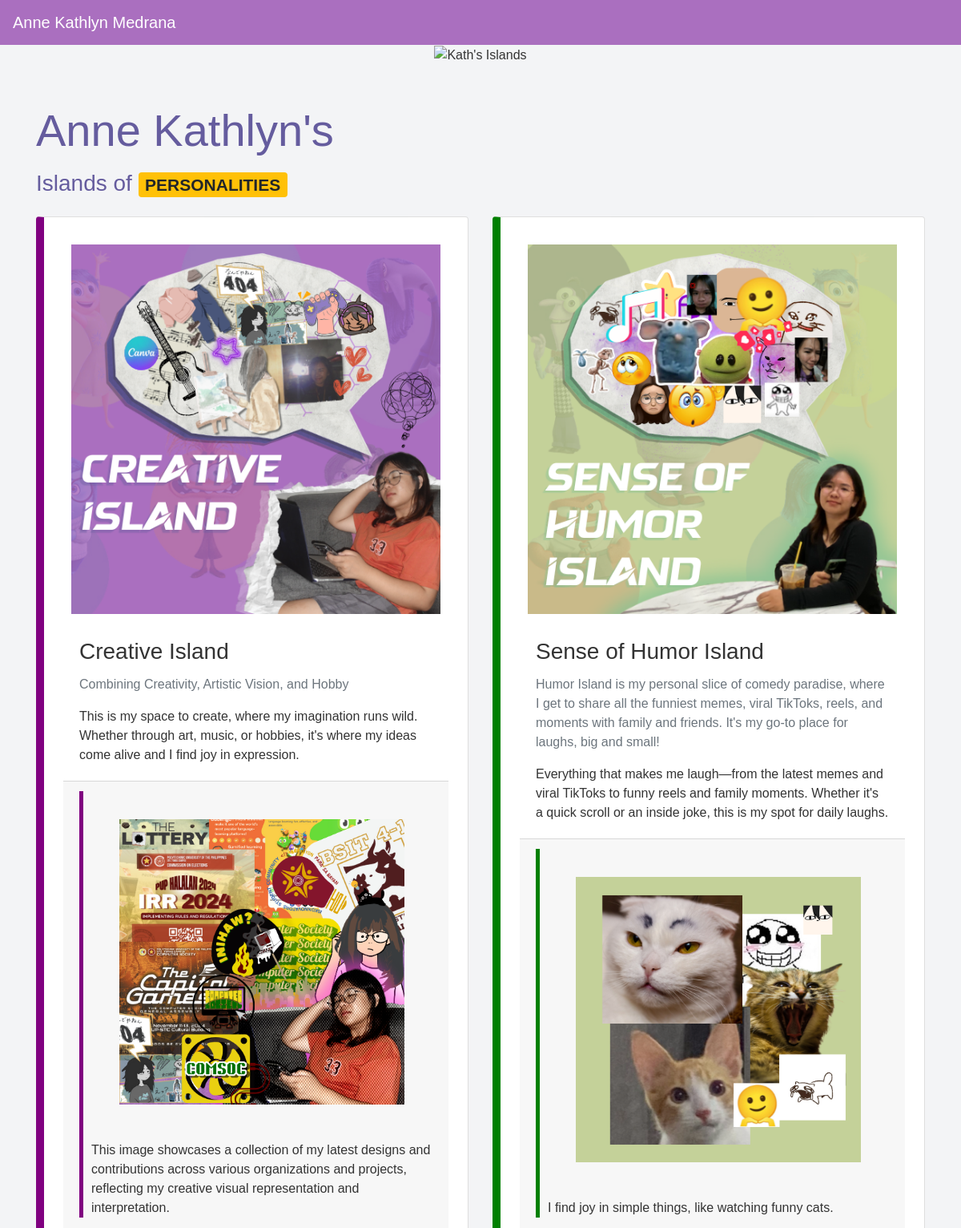
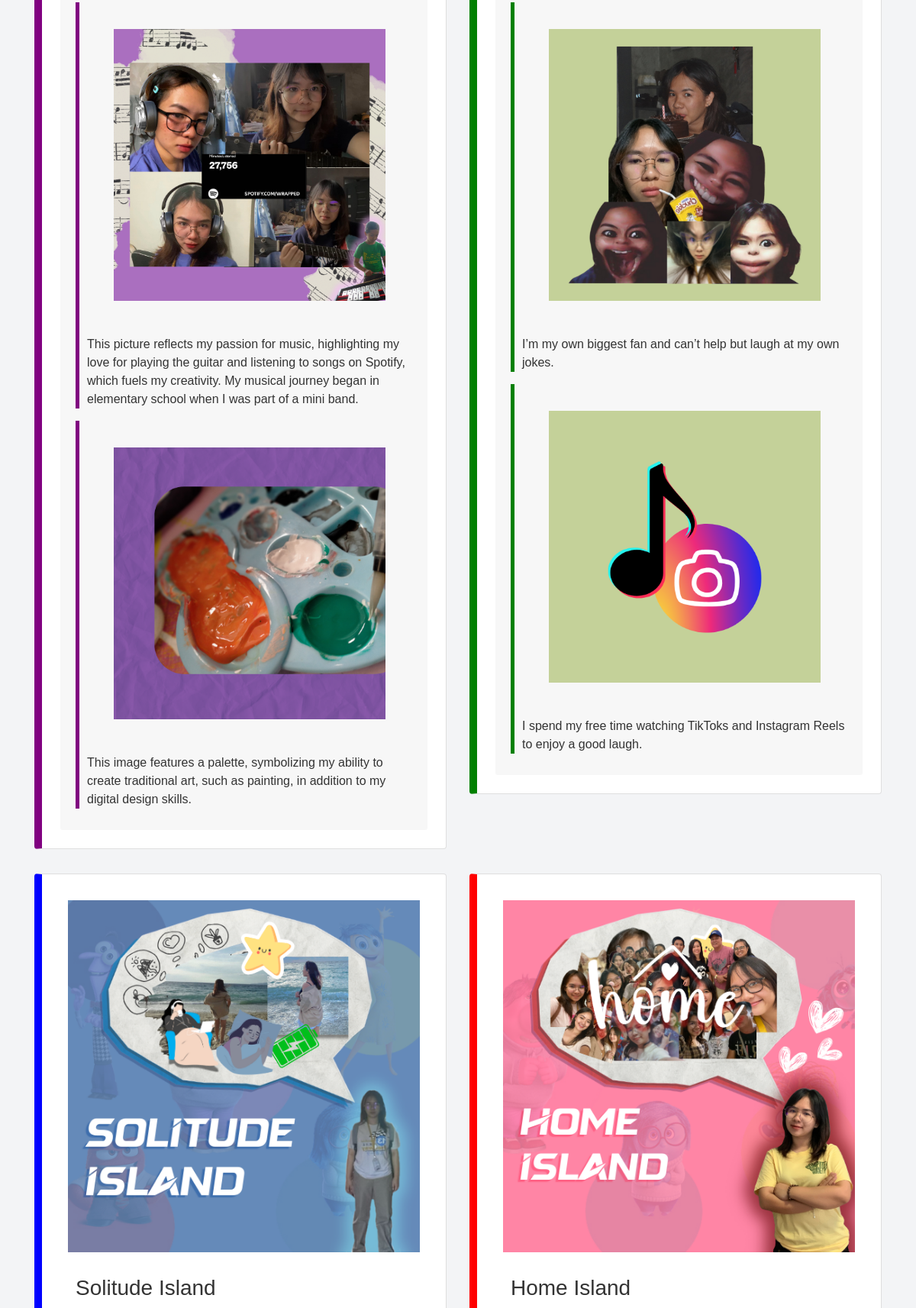
Screenshot of /A05/A05.php (upper part) with the database file from the repository (2 pictures, top to bottom).
### tables this page shows
CREATE TABLE `islandsOfPersonality` (
  `islandOfPersonalityID` int(4) NOT NULL,
  `name` varchar(40) NOT NULL,
  `shortDescription` varchar(300) DEFAULT NULL,
  `longDescription` varchar(900) DEFAULT NULL,
  `color` varchar(10) DEFAULT NULL,
  `image` varchar(50) DEFAULT NULL,
  `status` varchar(10) DEFAULT NULL
);

CREATE TABLE `islandContents` (
  `islandContentID` int(4) NOT NULL,
  `islandOfPersonalityID` int(4) NOT NULL,
  `image` varchar(50) DEFAULT NULL,
  `content` varchar(300) NOT NULL,
  `color` varchar(10) DEFAULT NULL
);

### A05/A05.php (the view, shortened to what this page needs)
<?php
include('connect.php');
class IslandsOfPersonality
{
  public $name;
  public $shortDescription;
  public $longDescription;
  public $color;
  public $image;
  public $contents;
  public function __construct($name, $shortDescription, $longDescription, $color, $image, $contents = [])
  {
    $this->name = $name;
    $this->shortDescription = $shortDescription;
    $this->longDescription = $longDescription;
    $this->color = $color;
    $this->image = $image;
    $this->contents = $contents;
  }
  public function generateCard()
  {
    $contentsHtml = "";
    foreach ($this->contents as $content) {
      $contentsHtml .= '
                <div class="content-item mb-3" style="border-left: 5px solid ' . $content['color'] . '; padding-left: 10px;">
                    <img src="' . $content['image'] . '" alt="Content Image" style="padding:35px; width: 100%; height: auto; border-radius: 5px; margin-bottom: 10px;">
                    <p>' . $content['content'] . '</p>
                </div>';
    }
    return '
            <div class="col-md-6 my-3">
                <div class="card p-4 rounded-5" style="border-left: 10px solid ' . $this->color . ';">
                    <img src="' . $this->image . '" alt="' . $this->name . '" class="card-img-top rounded-5" style=" width: 100%; height: auto; padding: 10px;">
                    <div class="card-body">
                        <h3 class="card-title">' . $this->name . '</h3>
                        <p class="card-text text-secondary">' . $this->shortDescription . '</p>
                        <p class="card-text">' . $this->longDescription . '</p>
                    </div>
                    <div class="card-footer">
                        ' . $contentsHtml . '
                    </div>
                </div>
            </div>';
  }
}
$sqlIslands = "SELECT * FROM islandsOfPersonality WHERE status = 'Active'";
$resultIslands = $conn->query($sqlIslands);
$islands = [];
if ($resultIslands && $resultIslands->num_rows > 0) {
  while ($island = $resultIslands->fetch_assoc()) {
    $sqlContents = "SELECT * FROM islandContents WHERE islandOfPersonalityID = " . $island['islandOfPersonalityID'];
    $resultContents = $conn->query($sqlContents);
    $contents = [];
    if ($resultContents && $resultContents->num_rows > 0) {
      while ($content = $resultContents->fetch_assoc()) {
        $contents[] = [
          'image' => $content['image'],
          'content' => $content['content'],
          'color' => $content['color']
        ];
      }
    }
    $islands[] = new IslandsOfPersonality(
      $island['name'],
      $island['shortDescription'],
      $island['longDescription'],
      $island['color'],
      $island['image'],
      $contents
    );
  }
} else {
  echo "No active islands found.";
}
?>
<!DOCTYPE html>
<html lang="en">
<head>
  <link href="https://stackpath.bootstrapcdn.com/bootstrap/4.5.2/css/bootstrap.min.css" rel="stylesheet" />
  <link rel="stylesheet" href="https://cdnjs.cloudflare.com/ajax/libs/font-awesome/4.7.0/css/font-awesome.min.css" />
</head>
<body>
  <nav class="navbar navbar-expand">
    <a class="navbar-brand" href="#">Anne Kathlyn Medrana</a>
  </nav>
  <header class="text-center">
    <div class="image-container">
      <img src="../A05/assets/img/header-1.png" alt="Kath's Islands" style="width: 100%; height: auto" />
    </div>
  </header>
  <div class="container my-5">
    <div class="text-align-center" style="color: #655C9E;">
      <h1 class="display-4">Anne Kathlyn's</h1>
      <h3 class="mt-3">
        Islands of
        <span class="badge badge-warning">PERSONALITIES</span>
      </h3>
    </div>
    <div class="row">
      <?php
      foreach ($islands as $island) {
        echo $island->generateCard();
      }
      ?>
    </div>
  </div>
</body>
</html>

### A05/A05.php (style rules this page uses)
body { font-family: "Poppins", sans-serif; background-color: #f3f4f6; color: #333; }
.navbar { background-color: #aa6fbf; }
.navbar-brand { color: #fff; text-decoration: none; }

### rows the page displays
islandsofpersonality: image (picture), name "Creative Island", shortDescription "Combining Creativity, Artistic Vision, and Hobby", longDescription "This is my space to create, where my imagination runs wild. Whether through art, music, or hobbies, it's where my ideas come alive and I find joy in expression."
islandcontents: image (picture), content "This image showcases a collection of my latest designs and contributions across various organizations and projects, reflecting my creative visual representation and interpretation."
islandcontents: image (picture), content "This picture reflects my passion for music, highlighting my love for playing the guitar and listening to songs on Spotify, which fuels my creativity. My musical journey began in elementary school when I was part of a mini band."
islandcontents: image (picture), content "This image features a palette, symbolizing my ability to create traditional art, such as painting, in addition to my digital design skills."
islandsofpersonality: image (picture), name "Sense of Humor Island", shortDescription "Humor Island is my personal slice of comedy paradise, where I get to share all the funniest memes, viral TikToks, reels, and moments with family and friends. It's my go-to place for laughs, big and small!", longDescription "Everything that makes me laugh—from the latest memes and viral TikToks to funny reels and family moments. Whether it's a quick scroll or an inside joke, this is my spot for daily laughs."
islandcontents: image (picture), content "I find joy in simple things, like watching funny cats."
islandcontents: image (picture), content "I’m my own biggest fan and can’t help but laugh at my own jokes."
islandcontents: image (picture), content "I spend my free time watching TikToks and Instagram Reels to enjoy a good laugh."
islandsofpersonality: image (picture), name "Solitude Island"
islandsofpersonality: image (picture), name "Home Island"
